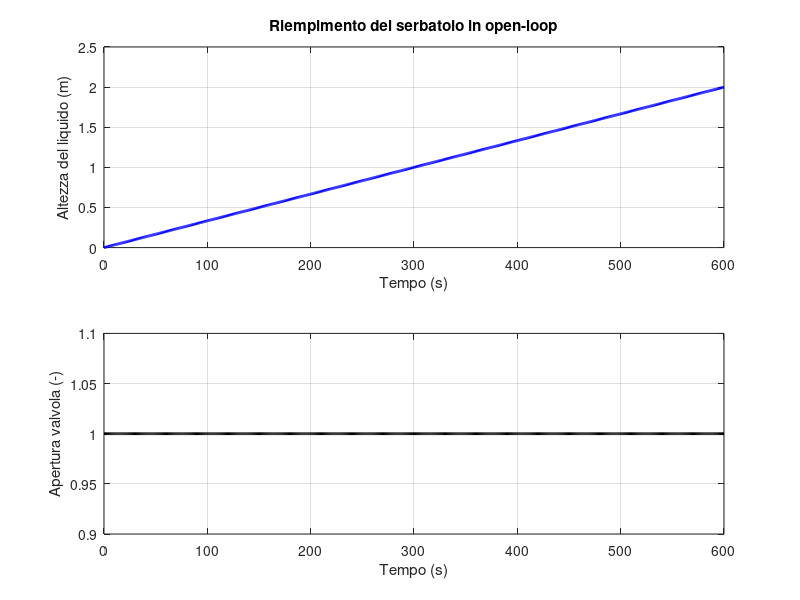
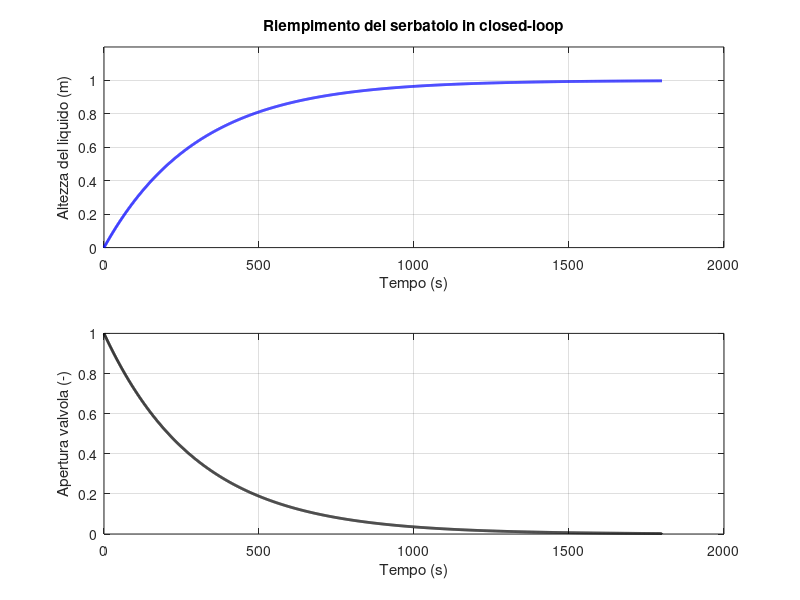

Here is the MATLAB script that generated these plots, in order:
%% Parametri del problema
S = 1; % Sezione del serbatoio (m^2)
h0 = 0; % Altezza iniziale del liquido (m)        
P_max =1/300; % Portata massima (m^3/s)

%% Simulazione numerica "open-loop"

dt = 1; % Passo di tempo (s)
t = 0:dt:600; % Vettore del tempo
h = zeros(size(t)); % Inizializzazione altezza
h(1) = h0; % Condizione iniziale
a = ones(size(t)); % Valvola completamente aperta

% Metodo di Eulero per integrare dh/dt = a(t) * Pmax
for k = 1:length(t)-1
    dh = a(k) * P_max * dt; % Incremento di h
    h(k+1) = h(k) + dh; % Aggiornamento altezza
end

% Plot dei risultati
figure;
subplot(2,1,1);
    plot(t, h, 'b', 'LineWidth', 2);
    xlabel('Tempo (s)');
    ylabel('Altezza del liquido (m)');
    title('Riempimento del serbatoio in open-loop');
    grid on;
subplot(2,1,2);
    plot(t, a, 'k', 'LineWidth', 2);
    xlabel('Tempo (s)');
    ylabel('Apertura valvola (-)');
    grid on;

%% Simulazione numerica "closed-loop"

dt = 1; % Passo di tempo (s)
t = 0:dt:1800; % Vettore del tempo
h = zeros(size(t)); % Inizializzazione altezza
h(1) = h0; % Condizione iniziale 
a = zeros(size(t)); % Valvola completamente aperta

% Metodo di Eulero per integrare dh/dt = a(t) * Pmax
hdes = 1; % Altezzadesiderata (m) 

for k = 1:length(t)-1
    a(k) = 1-h(k)/hdes;
    dh = a(k) * P_max * dt; % Incremento di h
    h(k+1) = h(k) + dh; % Aggiornamento altezza
end

% Plot dei risultati
figure;
subplot(2,1,1);
    plot(t, h, 'b', 'LineWidth', 2);
    xlabel('Tempo (s)');
    ylabel('Altezza del liquido (m)');
    title('Riempimento del serbatoio in closed-loop');
    grid on;
    ylim([0, 1.2]); % Margine superiore per chiarezza
subplot(2,1,2);
    plot(t, a, 'k', 'LineWidth', 2);
    xlabel('Tempo (s)');
    ylabel('Apertura valvola (-)');
    grid on;